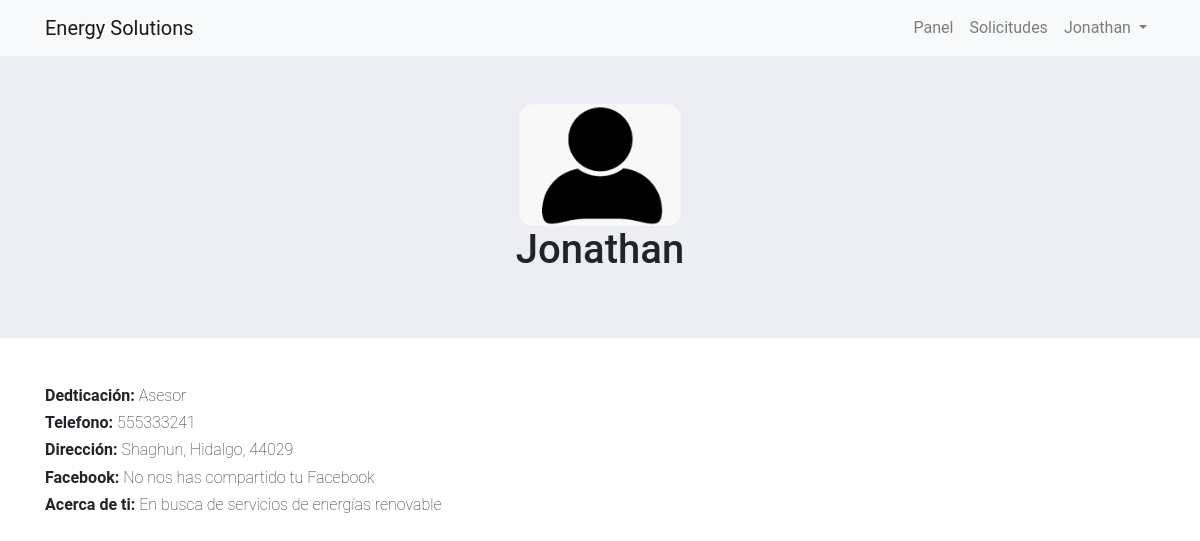
The app's page /rol/cliente/perfilc.php (signed in) with its own data.
### tables this page shows
CREATE TABLE `datos_usuario_cliente` (
  `id` int(11) NOT NULL,
  `nombre` varchar(50) NOT NULL,
  `dedicacion` varchar(50) NOT NULL,
  `telefono` varchar(12) NOT NULL,
  `estado` varchar(50) NOT NULL,
  `calle` varchar(60) NOT NULL,
  `cp` varchar(10) NOT NULL,
  `acerca_de` text NOT NULL,
  `email` varchar(60) NOT NULL,
  `facebook` varchar(500) NOT NULL,
  `foto_perfil` varchar(50) NOT NULL
);

### login/CRUD/class/Consultas.php (called while the page is built, shortened)
<?php
class Usuarios
{
    private static $instancia;
    private $dbh;
    private function __construct()
    {
        try {
            $this->dbh = new PDO('mysql:host=localhost;dbname=areaenergetica', 'root', 'pass1234');
            $this->dbh->exec("SET CHARACTER SET utf8");
            $this->dbh->setAttribute(PDO::ATTR_ERRMODE, PDO::ERRMODE_EXCEPTION);
            $this->dbh->setAttribute(PDO::ATTR_EMULATE_PREPARES, false);
        } catch (PDOException $e) {
            print "Error!: " . $e->getMessage();
            die();
        }
     }
    public static function singleton()
    {
        if (!isset(self::$instancia)) {
            self::$instancia = new $miclase;
        }
        return self::$instancia;
    }
    public function Read_a_datos_cliente($email)
    {
        try {
            $query = $this->dbh->prepare("SELECT * FROM datos_usuario_cliente WHERE email = ?");
            $query->bindParam(1, $email);
            $query->execute();
            return $query->fetchAll();
            $this->dbh = null;
        }catch (PDOException $e) {
            $e->getMessage();
        }
    }
}
?>

### rol/cliente/perfilc.php (the view, shortened to what this page needs)
<?php
    $sesion = $_SESSION['usuario'];
    $email = $_SESSION['email'];
    require_once("../../login/CRUD/class/Consultas.php");
    $usuarios = Usuarios::singleton();
    $data = $usuarios->Read_a_datos_cliente($email);
    if(count($data)){
        foreach ($data as $fila) {
            $dedicacion=$fila['dedicacion'];
            $telefono = $fila['telefono'];
            $estado=$fila['estado'];
            $calle = $fila['calle'];
            $cp=$fila['cp'];
            $acerca_de=$fila['acerca_de'];
            $facebook=$fila['facebook'];
            $foto_perfil=$fila['foto_perfil'];
        }
    }
?>
<!DOCTYPE html>
<html lang="en">
<head>
    <link rel="stylesheet" href="../bootstrap4.5/css/bootstrap.min.css">
    <link rel="stylesheet" href="../bootstrap4.5/css/estilos.css">
</head>
<body>
<nav class="navbar navbar-expand-md navbar-light bg-light">
        <div class="container">
            <a href="#" class="navbar-brand">Energy Solutions</a>
            <div class="navbar-collapse" id="second-navbar">
                <ul class="navbar-nav ml-auto">
                    <li class="nav.item"><a class="nav-link" href="cliente.php?op=0">Panel</a></li>
                    <li class="nav.item"><a class="nav-link" href="solicitudes.php">Solicitudes</a></li>
                    <li class="nav-item dropdown">
                        <a href="#" class="nav-link dropdown-toggle" data-toggle="dropdown">
                        <?php echo $sesion ?>
                        </a>
                    </li>
                </ul>
            </div>
        </div>
    </nav>
    <section style="background: #ededf4; text-align: center;" class="p-5">
        <div class="container">
            <img class="logo" src="../img_perfil/<?php echo $foto_perfil?>" alt="" width="15%" height="15%">
            <h1><?php echo $sesion ?></h1>
        </div>
    </section>
    <section class="container mt-5">
        <div class="info">
            <h6>Dedticación: <span><?php if(isset($dedicacion)){echo $dedicacion;}else{echo "No nos has dicho a que te dedicas";} ?></span></h3>
            <h6>Telefono: <span><?php if(isset($telefono)){echo $telefono;}else{echo "No has ingresado tu número de telefono";} ?></span></h3>
            <h6>Dirección: <span><?php if(isset($calle)){echo $calle;}else{echo "";} if(isset($estado)){echo ', '.$estado;}else{echo "";}if(isset($cp)){echo ', '.$cp;}else{echo "";}?></span></h3>
            <h6>Facebook: <span><?php if(isset($facebook)){ if($facebook == ""){echo "No nos has compartido tu Facebook";}{echo '<a href="'.$facebook.'">'.$facebook.'</a>';}}else{echo "No nos has compartido tu Facebook";} ?></span></h3>
            <h6>Acerca de ti: <span><?php if(isset($acerca_de)){echo $acerca_de;}else{echo "Aun no tenemos descripción de tu empresa, recuerda que es importante saber algo de tu empresa para que los clientes encuentren un mayor interes";} ?></span></h3>
        </div>
    </section>
</body>
</html>

### records on screen
datos_usuario_cliente: foto_perfil (picture), dedicacion "Asesor", telefono "555333241", calle "Shaghun", estado "Hidalgo", cp "44029", acerca_de "En busca de servicios de energías renovable"

### other values on screen
$sesion "Jonathan"
